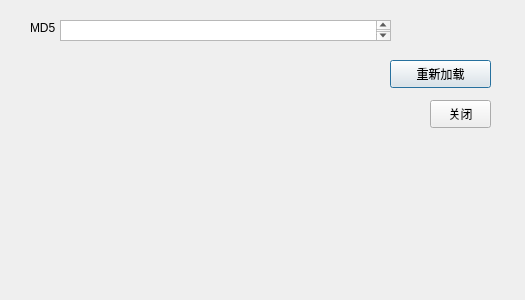
<?xml version="1.0" encoding="UTF-8"?>
<ui version="4.0">
 <class>more</class>
 <widget class="QDialog" name="more">
  <property name="geometry">
   <rect>
    <x>0</x>
    <y>0</y>
    <width>525</width>
    <height>300</height>
   </rect>
  </property>
  <property name="windowTitle">
   <string>More+</string>
  </property>
  <widget class="QLabel" name="label_MD5">
   <property name="geometry">
    <rect>
     <x>30</x>
     <y>20</y>
     <width>72</width>
     <height>15</height>
    </rect>
   </property>
   <property name="text">
    <string>MD5</string>
   </property>
  </widget>
  <widget class="QTextBrowser" name="textBrowser_md5">
   <property name="geometry">
    <rect>
     <x>60</x>
     <y>20</y>
     <width>331</width>
     <height>21</height>
    </rect>
   </property>
  </widget>
  <widget class="QPushButton" name="pushButton_reload">
   <property name="geometry">
    <rect>
     <x>390</x>
     <y>60</y>
     <width>101</width>
     <height>28</height>
    </rect>
   </property>
   <property name="text">
    <string>重新加载</string>
   </property>
  </widget>
  <widget class="QPushButton" name="pushButton_close">
   <property name="geometry">
    <rect>
     <x>430</x>
     <y>100</y>
     <width>61</width>
     <height>28</height>
    </rect>
   </property>
   <property name="text">
    <string>关闭</string>
   </property>
  </widget>
 </widget>
 <resources/>
 <connections/>
</ui>
